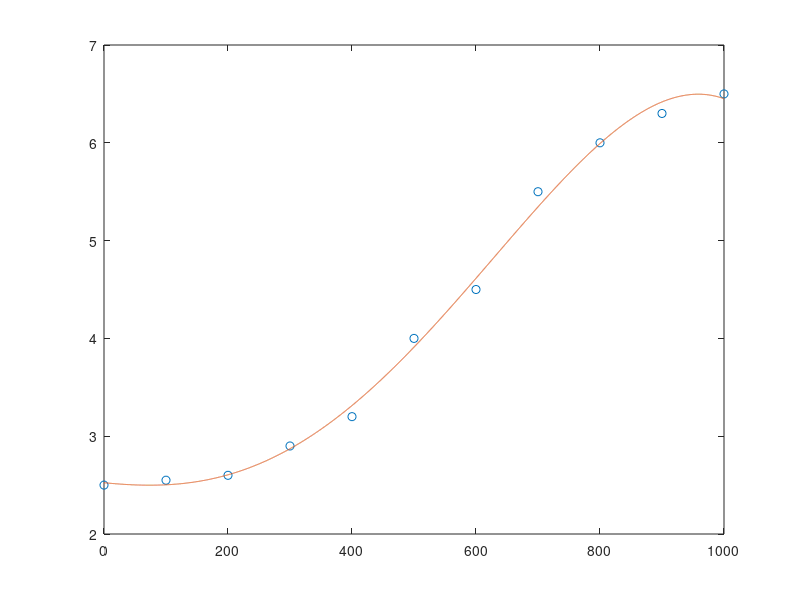

Write MATLAB code to recreate this figure.
n = 5;

x = [0, 100, 200, 300, 400, 500, 600, 700, 800, 900, 1000];

y = [2.5, 2.55, 2.6, 2.9, 3.2, 4.0, 4.5, 5.5, 6, 6.3, 6.5];


p = polyfit(x,y,4);

x2 = 0 : 0.1 : 1000;
y2 = polyval(p, x2);

plot(x, y, 'o');
hold on
plot(x2, y2);
hold off

s = sprintf('y = (%.1f) x^3 + (%.1f) x^2 + (%.1f) x + (%.1f)',p(1),p(2),p(3),p(4));
text(500,400,s)